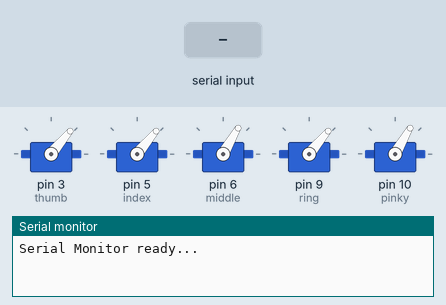
The sketch below on a simulated Arduino Uno, built with avr-gcc and run on an emulated ATmega328P. On the bench: 5 × servo, the last lines printed to the serial monitor. Inputs (shaded band) come from the test bench.

Above: at 2.2 s.
2.3 s: "a" received over the second serial link
At 3.3 s:
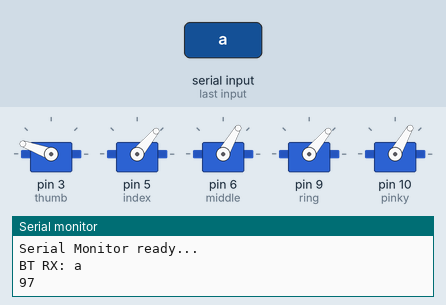
3.8 s: "b" received over the second serial link
At 4.4 s:
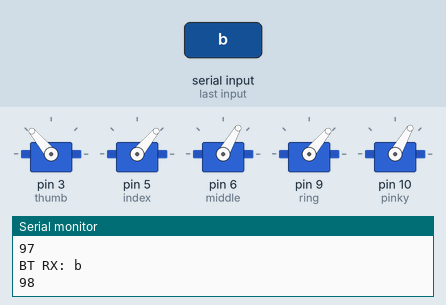
5.3 s: "c" received over the second serial link
At 5.6 s:
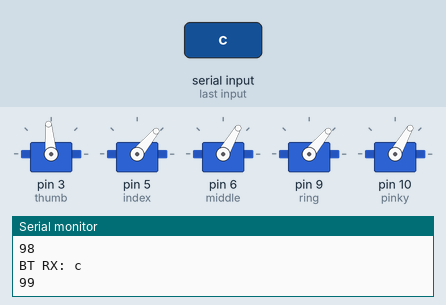
6.8 s: "d" received over the second serial link
At 7.9 s:
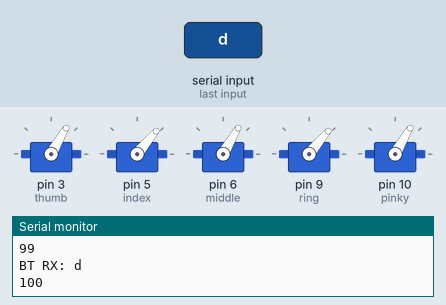
8.3 s: "e" received over the second serial link
At 9.1 s:
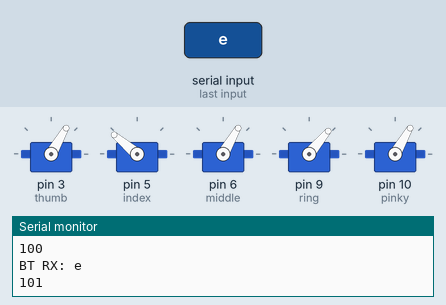
9.8 s: "f" received over the second serial link
At 10.2 s:
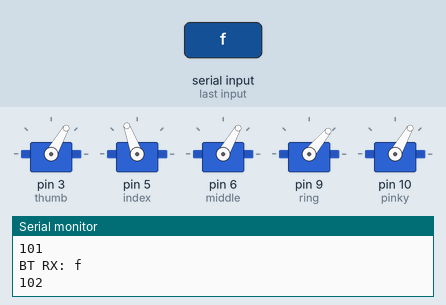
Timing chart, 0 to 12.3 s (numbered marks = the images above; inputs shaded):
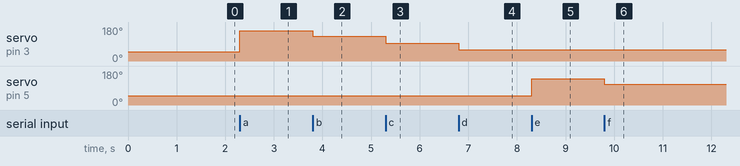

The sketch:

Robot_FirstDraft.ino
```cpp
/******************************************************************************/
/** File Name:            Robot_FirstDraft
*
* Description:          This program is used to take in the infomation from the PIC18F45K20 and use
*                       it to move the appropriate servo of the DF Bionic Robotic Hand.
*                       Initial configuration of the robotic hand was done using the sample code provided with the robot:
*                       copyright [DFRobot](https://www.dfrobot.com), 2017
*                       The idea to use characters to help distinguish which finger
*                       had moved was taken from: https://www.instructables.com/Flex-Sensor-Controlled-Robot/
*                       All code was writen specifically for this project.
*
* Programmer:           Emma Murphy
*
* Date:                 24/02/2021
*
* Version:              1.0*/
/******************************************************************************/

#include <Servo.h>
#include <SoftwareSerial.h>

Servo Thumbservo;
Servo Pinkyservo;
Servo Ringservo;
Servo Middleservo;
Servo Indexservo;

SoftwareSerial hc06(12, 13);  // arduino pin 12 (TXD of HC06), pin 13 (RXD of HC06)

// variables
char BluetoothData = 0;

// Pin assignments
int thumb = 3;
int index = 5;
int middle = 6;
int ring = 9;
int pinky = 10;

void setup() {

  //Initialize Bluetooth Serial Port
  hc06.begin(9600);

   //Initialize Serial Monitor
  Serial.begin(9600);
  Serial.println("Serial Monitor ready...");

  pinMode(thumb, OUTPUT);
  pinMode(index, OUTPUT);
  pinMode(middle, OUTPUT);
  pinMode(ring, OUTPUT);
  pinMode(pinky, OUTPUT);

  Thumbservo.attach(3);   //thumb servo
  Indexservo.attach(5);  //index finger servo
  Middleservo.attach(6);  //middle finger servo
  Ringservo.attach(9);  //ring finger servo
  Pinkyservo.attach(10);   //little finger servo


  Thumbservo.write(50);   //thumb
  Indexservo.write(50);   //index finger
  Middleservo.write(60);   //middle finger
  Ringservo.write(50);   //ring finger
  Pinkyservo.write(60);   //little finger
  delay(1000);

}

void loop()
{
//Write data from HC06 to Serial Monitor
  if (hc06.available())          // something has arrived on bluetooth
  {
    BluetoothData = hc06.read();

    Serial.print("BT RX: ");
    Serial.println(BluetoothData);
    Serial.println(BluetoothData, DEC);


/* The Arduino reads in a value from the HC06 Bluetooth module.
 *  The PIC has sent a certain character based on how much a certain finger has moved.
 */
 /*The characters from a to d tells the Arduino that the thumb has moved.
  * The thumb servo is then moved depending on which character arrived through Bluetooth.
  */
   if (BluetoothData == 'a')  //Closed fist
    {
      Thumbservo.write(160);//thumb
    }

   if (BluetoothData == 'b')  //slightly open
    {
      Thumbservo.write(130);//thumb
    }

   if (BluetoothData == 'c')  //almost fully open
    {
      Thumbservo.write(95);//thumb
    }

   if (BluetoothData == 'd')  //completely open
    {
      Thumbservo.write(60);//thumb
    }

 /*The characters from e to h tells the Arduino that the index finger has moved.
  * The index servo is then moved depending on which character arrived through Bluetooth.
  */
    if (BluetoothData == 'e')  //closed fist
    {
      Indexservo.write(140);//index
    }

    if (BluetoothData == 'f')  //slightly open
    {
      Indexservo.write(110);//index
    }

    if (BluetoothData == 'g')  //almost fully open
    {
      Indexservo.write(80);//index
    }

    if (BluetoothData == 'h')  //completely open
    {
      Indexservo.write(50);//index
    }
  /*The characters from i to l tells the Arduino that the middle finger has moved.
  * The middle servo is then moved depending on which character arrived through Bluetooth.
  */
    if (BluetoothData == 'i')  //closed fist
    {
      Middleservo.write(150); //middle
    }

    if (BluetoothData == 'j')  //slightly open
    {
      Middleservo.write(120); //middle
    }

    if (BluetoothData == 'k')  //almost fully open
    {
      Middleservo.write(85); //middle
    }

    if (BluetoothData == 'l')  //completely open
    {
      Middleservo.write(50); //middle
    }
  /*The characters from m to p tells the Arduino that the ring finger has moved.
  * The ring servo is then moved depending on which character arrived through Bluetooth.
  */
    if (BluetoothData == 'm')  //closed fist
    {
      Ringservo.write(140); //ring
    }

    if (BluetoothData == 'n')  //slightly open
    {
      Ringservo.write(110); //ring
    }

    if (BluetoothData == 'o')  //almost fully open
    {
      Ringservo.write(80); //ring
    }

    if (BluetoothData == 'p')  //completely open
    {
      Ringservo.write(50); //ring
    }
  /*The characters from q to t tells the Arduino that the pinky finger has moved.
  * The pinky servo is then moved depending on which character arrived through Bluetooth.
  */
    //Pinky Finger
    if (BluetoothData == 'q')  //closed fist
    {
      Pinkyservo.write(150); //pinky
    }

    if (BluetoothData == 'r')  //slightly open
    {
      Pinkyservo.write(120); //pinky
    }

    if (BluetoothData == 's')  //almost fully open
    {
      Pinkyservo.write(85); //pinky
    }

    if (BluetoothData == 't')  //completely open
    {
      Pinkyservo.write(50); //pinky
    }

}
}
```

Measured:
- after the input at 2.3 s, servo on pin 3 (thumb): 50° → 160° at once
- after the input at 3.8 s, servo on pin 3 (thumb): 160° → 130° at once
- after the input at 5.3 s, servo on pin 3 (thumb): 130° → 95° at once
- after the input at 6.8 s, servo on pin 3 (thumb): 95° → 60° at once
- after the input at 8.3 s, servo on pin 5 (index): 50° → 140° at once
- after the input at 9.8 s, servo on pin 5 (index): 140° → 110° at once
